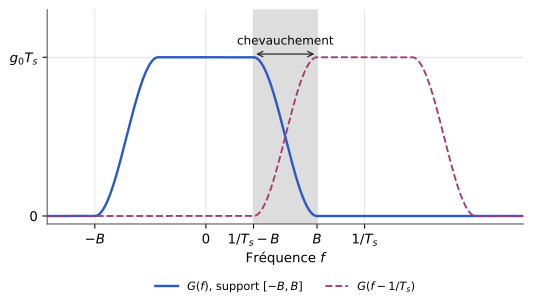

Write Python code to recreate this figure.
"""Figure F12 — Bande minimale : chevauchement nécessaire des répliques (TS227, chapitre 2).
D'après les notes de cours [notes, f. 2 r° et f. 3 r°], redessinée. Axes normalisés (f·Ts, G/(g0·Ts)).
Forme du spectre choisie pour l'illustration (cosinus surélevé, beta = 0,4, donc B = 0,7/Ts)."""
import matplotlib
matplotlib.use("svg")
import matplotlib.pyplot as plt
import matplotlib.ticker as mticker
import numpy as np
from pathlib import Path

# --- Style commun des figures Bristol (recopié dans chaque script) ---
plt.rcParams.update({
    "font.family": "DejaVu Sans", "mathtext.fontset": "dejavusans", "font.size": 10,
    "axes.grid": True, "grid.color": "#DADADA", "grid.linewidth": 0.6,
    "axes.edgecolor": "#555555", "axes.linewidth": 0.8,
    "axes.spines.top": False, "axes.spines.right": False,
    "lines.linewidth": 1.8, "legend.frameon": False,
    "svg.hashsalt": "bristol",  # rendu SVG reproductible
})
BLEU, VERT, MAGENTA, ORANGE = "#2B59C3", "#1B9E77", "#A23B72", "#E08A1E"
GRIS = "#7E889B"   # éléments ajoutés par rapport à la source (conventions.md § 9)
ENCRE = "#222222"

def virgule(ax, axes="xy"):
    """Virgule décimale et vrai signe moins sur les graduations."""
    f = mticker.FuncFormatter(lambda x, _: f"{x:g}".replace(".", ",").replace("-", "−"))
    if "x" in axes: ax.xaxis.set_major_formatter(f)
    if "y" in axes: ax.yaxis.set_major_formatter(f)

def sauver(fig):
    fig.savefig(Path(__file__).with_suffix(".svg"), bbox_inches="tight", metadata={"Date": None})
# --- Fin du style commun ---

def cosinus_sureleve(x, beta):
    x = np.abs(x); a, b = (1 - beta) / 2, (1 + beta) / 2
    return np.where(x <= a, 1.0, np.where(x <= b, 0.5 * (1 + np.cos(np.pi / beta * (x - a))), 0.0))

beta = 0.4; B = (1 + beta) / 2
x = np.linspace(-1, 2, 2001)
fig, ax = plt.subplots(figsize=(6.4, 2.9))
ax.plot(x, cosinus_sureleve(x, beta), color=BLEU, label="$G(f)$, support $[-B, B]$")
ax.plot(x, cosinus_sureleve(x - 1, beta), color=MAGENTA, ls="--", lw=1.4, label=r"$G(f - 1/T_s)$")
ax.axvspan(1 - B, B, color="#DDDDDD", zorder=0)
ax.text(0.5, 1.08, "chevauchement", ha="center", fontsize=9)
ax.annotate("", xy=(1 - B, 1.02), xytext=(B, 1.02), arrowprops=dict(arrowstyle="<->", lw=0.9, color=ENCRE))
ax.set_xticks([-B, 0, 1 - B, B, 1])
ax.set_xticklabels(["$-B$", "$0$", r"$1/T_s - B$", "$B$", r"$1/T_s$"])
ax.set_yticks([0, 1]); ax.set_yticklabels(["$0$", r"$g_0 T_s$"])
ax.set_xlim(-1, 2); ax.set_ylim(-0.05, 1.3)
ax.set_xlabel("Fréquence $f$")
ax.legend(loc="upper center", ncol=2, fontsize=8.5, bbox_to_anchor=(0.5, -0.22))
sauver(fig)
